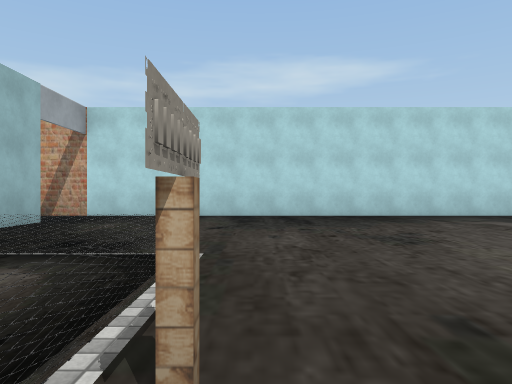
view 1 (above)

15 first-person views from a walk through a 3-D level made in the Unity game engine. The camera is 1.2 m above the floor, looks level and sees 70° across. The floor is counted in squares, 2 m on a side. Each view is taken from the middle of a square. On the plan, view 1 faces up. The plan holds only what a view shows up to about 10 squares ahead; the rest is blank. The place goes on beyond the plan. The player is left out. Some surface patterns are stand-ins.

view 2
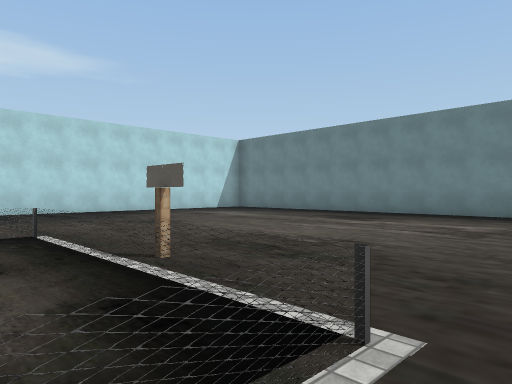

view 3
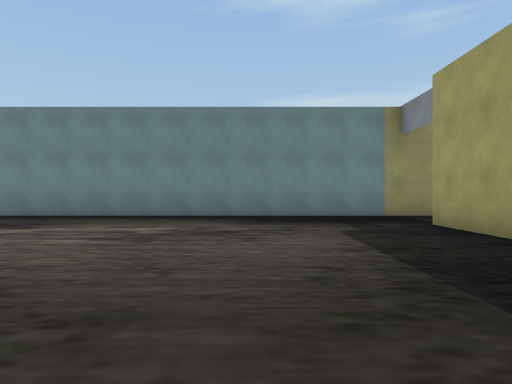

view 4
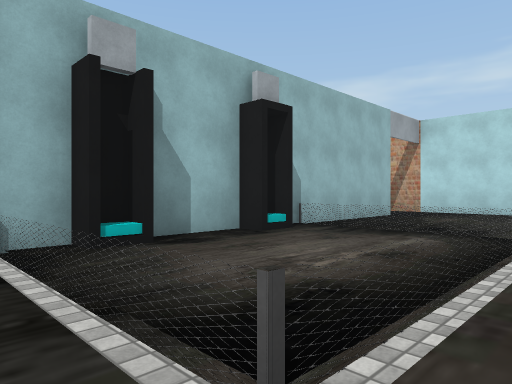

view 5
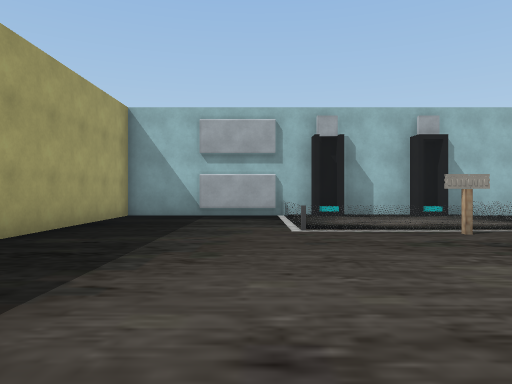

view 6
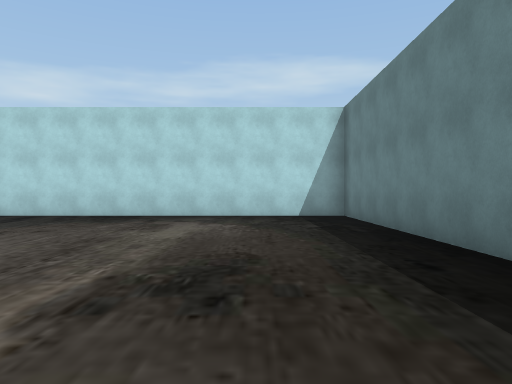

view 7
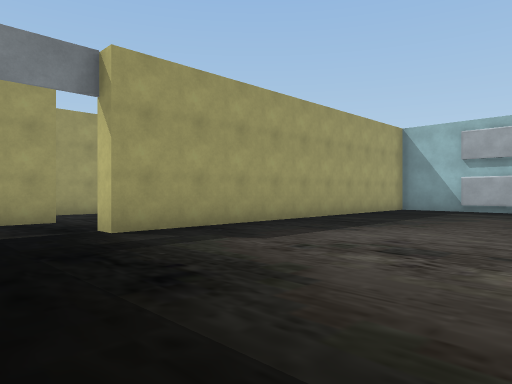

view 8
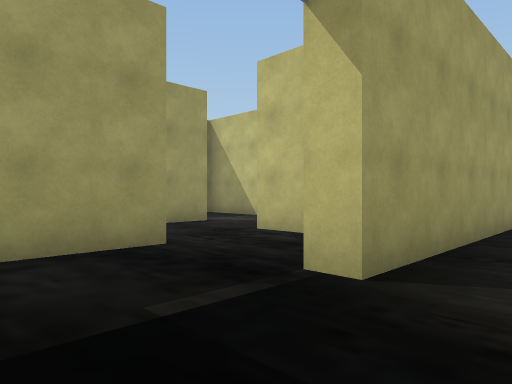

view 9
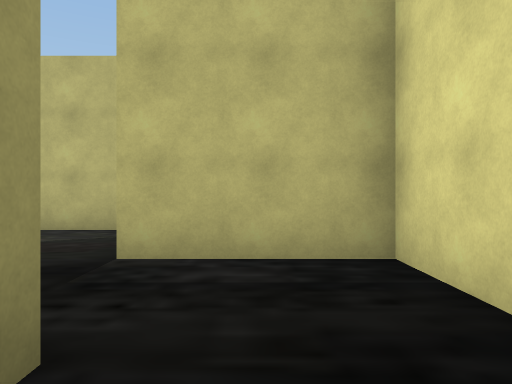

view 10
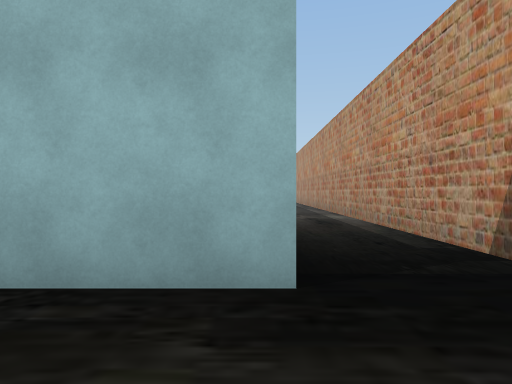

view 11
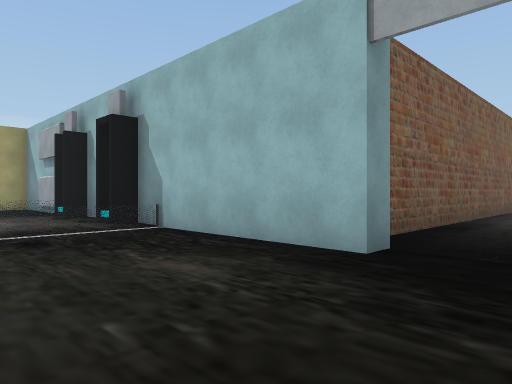

view 12
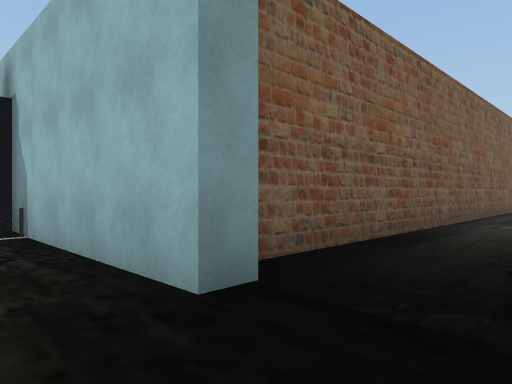

view 13
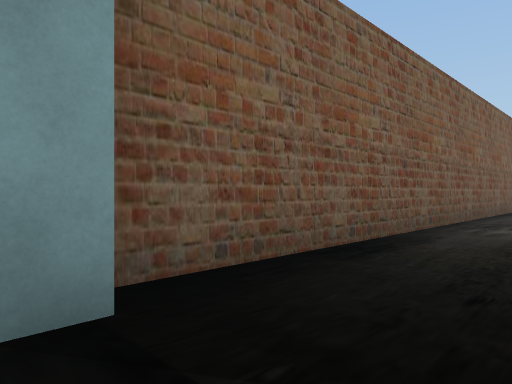

view 14
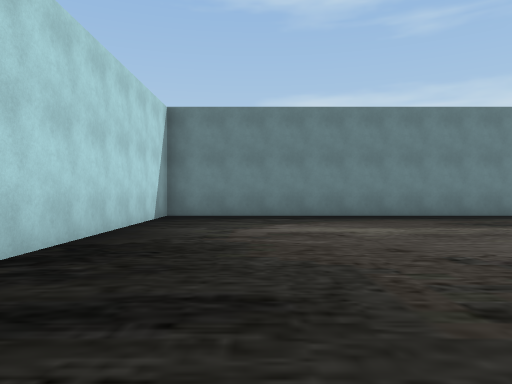

view 15
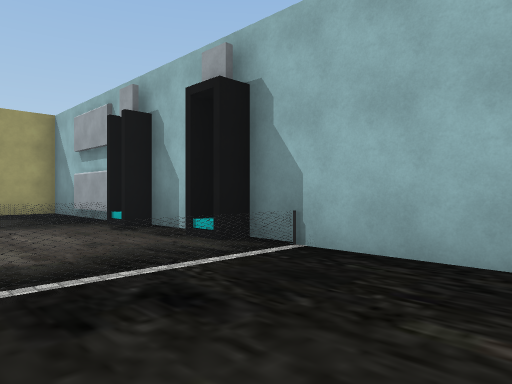

### Floor plan
Points are (right, up) in squares from view 1. A wall is a line through its corners. A room is listed if a view was taken in it or the views show most of it. See-through windows are left out.
Room 1 (views 1, 2, 3, 4, 5, 6, 7, 8, 10, 11, 12, 13, 14, 15)
walls: (-4.9, 7.3) (-4.3, 7.3) (-4.3, 3.1); (-3.8, -0.6) (-4.4, -0.6); (-4.3, -3.4) (-4.3, -5.2) (5.7, -5.2); (8.2, -5.5) (8.2, 9.3) (-12, 9.3); (-16, 6.8) (-5, 6.8)
low walls: (-0.7, 2.4) (-0.7, -1.3) (-4, -1.3); (-4.2, 3.4) (-1.4, 3.4)
ways out: opening at (6.5, -5) to room 2; gap at (-1, 1) to room 3
objects: other object (-4, -2); other object (1, 1)
Room 2 (view 9)
walls: (5.6, -7.7) (7.4, -7.7); (5.2, -5.7) (3.7, -5.7) (3.7, -8.2); (5.7, -5.2) (5.7, -5.8); (8.2, -6.5) (8.2, -5.5)
ways out: opening at (6.5, -5) to room 1; opening at (4.5, -8)
Room 3 (no view inside)
walls: (-3.8, 0.1) (-3.8, -0.6); (-4.3, 0) (-4.3, -1.3); (-3.8, 2.6) (-3.8, 1.9); (-4.3, 3.1) (-4.3, 0.1)
low walls: (-4.3, -1.3) (-2.3, -1.3); (-0.7, -1.4) (-0.7, 3.4) (-4.2, 3.4)
ways out: gap at (-1, 1) to room 1

Where each view was taken, in squares from view 1:
view 1: 0 up, 0 right, facing up
view 2: 2 down, 2 left, facing up-right
view 3: 2 down, 1 left, facing right
view 4: 2 down, 0 right, facing up-left
view 5: 2 down, 5 right, facing left
view 6: 0 up, 6 right, facing up
view 7: 0 up, 8 right, facing down-left
view 8: 4 down, 8 right, facing down-left
view 9: 7 down, 7 right, facing left
view 10: 7 up, 2 left, facing left
view 11: 9 up, 1 left, facing down-left
view 12: 9 up, 3 left, facing down-left
view 13: 9 up, 4 left, facing down-left
view 14: 7 up, 1 left, facing right
view 15: 6 up, 1 left, facing down-left
